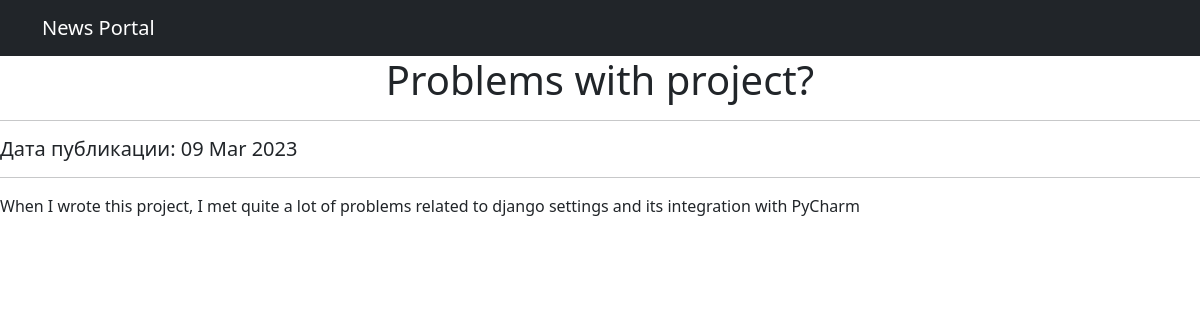
Screenshot of /news/1 with the database file from the repository.
### news/models.py (models this page shows, shortened)
class Post(models.Model):
    NEWS = 'NE'
    ARTICLE = 'AR'
    TYPES = [(NEWS, 'Новость'), (ARTICLE, 'Статья')]
    author = models.ForeignKey(Author, on_delete=models.CASCADE)
    date_of_post = models.DateTimeField(auto_now_add=True)
    post_category = models.ManyToManyField(Category)
    type_post = models.CharField(max_length=2, choices=TYPES, default=NEWS)
    post_title = models.CharField(max_length=128)
    post_text = models.TextField()
    post_rating = models.IntegerField(default=0)

### news/views.py (the view)
# urls.py: path('<int:pk>', PostDetail.as_view(), name='post_detail'),  # pk - первичный ключ, выводящийся в шаблоне
class PostDetail(DetailView):
    model = Post
    template_name = "new.html"
    context_object_name = "post"
    def get_context_data(self, **kwargs):
        context = super().get_context_data(**kwargs)
        context["time_now"] = datetime.utcnow()
        return context

### news/templatetags/my_filters.py (called while the page is built)
@register.filter()
def censore(value: str):
    words = value.split(' ')
    new_text = ''
    for i in range(len(words)):
        if words[i] in BAD_WORDS:
            words[i] = BAD_WORDS[words[i]]
            new_text += words[i]
            new_text += ' '
        else:
            new_text += words[i]
            new_text += ' '
    return new_text

### templates/new.html (shortened to what this page needs)
{% extends 'flatpages/default.html' %}
{% load  my_filters %}
{% block body %}
    <div style="text-align: center;">
        <h1>
            {{ post.post_title|censore }}
        </h1>
    </div>
    <hr>
    <div style="text-align: left;">
        <h5>
            Дата публикации: {{ post.date_of_post|date:'d M Y' }}
        </h5>
    </div>
    <hr>
    <div style="text-align: left;">
    {{ post.post_text|censore }}
    </div>
{% endblock body %}

### rows the page displays
Post: post_title|censore "Problems with project?", date_of_post "09 Mar 2023", post_text|censore "When I wrote this project, I met quite a lot of problems related to django settings and its integration with PyCharm"
